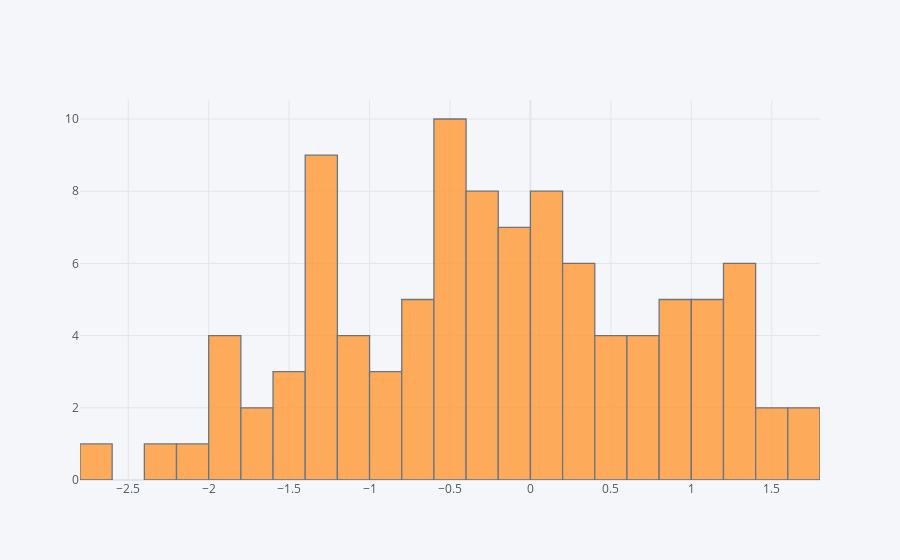

Source (notebook cell):
### Code cell
df['A'].iplot(kind='hist',bins=30)

### Figure 1 — Plotly figure (JSON) as saved in the notebook; plotly's stock layout.template omitted (floating-point values rounded to 4 significant figures)
{"data": [{"histfunc": "count", "histnorm": "", "marker": {"color": "rgba(255, 153, 51, 1.0)", "line": {"color": "#4D5663", "width": 1.3}}, "name": "A", "nbinsx": 30, "opacity": 0.8, "orientation": "v", "type": "histogram", "x": [1.057, -1.35, -0.01659, 0.3566, 1.019, 0.8492, -0.2709, -0.3927, -2.768, -0.9598, 0.02486, -0.0821, 1.3, -1.585, 0.06698, 0.64, -0.213, -1.236, -0.1309, -0.3164, 0.03259, -0.338, -0.2218, -0.4645, -0.7482, -1.885, 1.091, -1.002, 0.349, -1.067, -0.6699, -0.58, -0.06922, -1.635, 0.7106, 1.195, 0.1163, -1.934, 0.1191, 0.1113, 1.39, -1.217, 1.205, 0.582, -1.708, 1.507, -0.9254, 1.241, 0.2074, -1.36, -2.39, -1.457, -0.1836, -0.215, -0.2922, 1.643, -0.07861, -2.199, 0.7441, -1.184, -1.216, 0.1884, -1.572, -1.4, 1.148, -0.979, -1.914, -0.6331, 0.7741, 0.5258, 0.819, -1.274, -0.4999, -0.1103, 0.2888, -0.5204, 0.05106, -0.5983, 0.9655, 1.435, 0.4183, 1.788, 0.3333, -0.4646, -0.7495, 0.8658, -0.7009, -1.284, -0.476, -1.216, -0.4895, 1.203, -1.842, -1.048, 1.291, -0.5676, 0.4706, 0.8439, 0.2756, -0.5315]}], "layout": {"barmode": "overlay", "legend": {"bgcolor": "#F5F6F9", "font": {"color": "#4D5663"}}, "paper_bgcolor": "#F5F6F9", "plot_bgcolor": "#F5F6F9", "title": {"font": {"color": "#4D5663"}}, "xaxis": {"gridcolor": "#E1E5ED", "showgrid": true, "tickfont": {"color": "#4D5663"}, "title": {"font": {"color": "#4D5663"}, "text": ""}, "zerolinecolor": "#E1E5ED"}, "yaxis": {"gridcolor": "#E1E5ED", "showgrid": true, "tickfont": {"color": "#4D5663"}, "title": {"font": {"color": "#4D5663"}, "text": ""}, "zerolinecolor": "#E1E5ED"}}}
